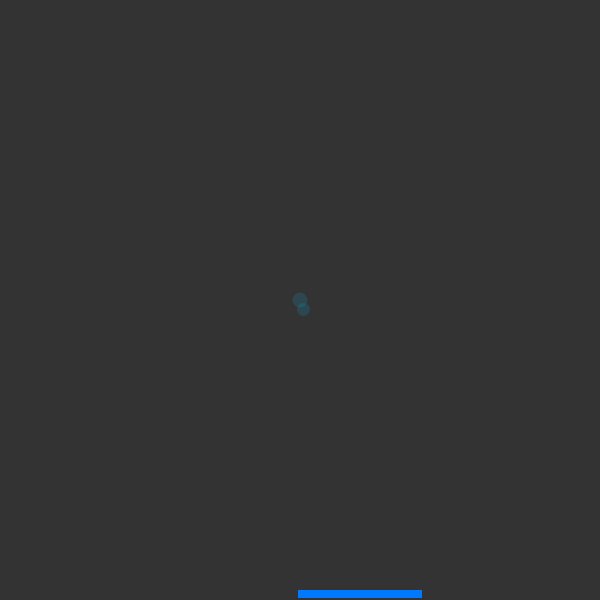
Frame 1 (no input)
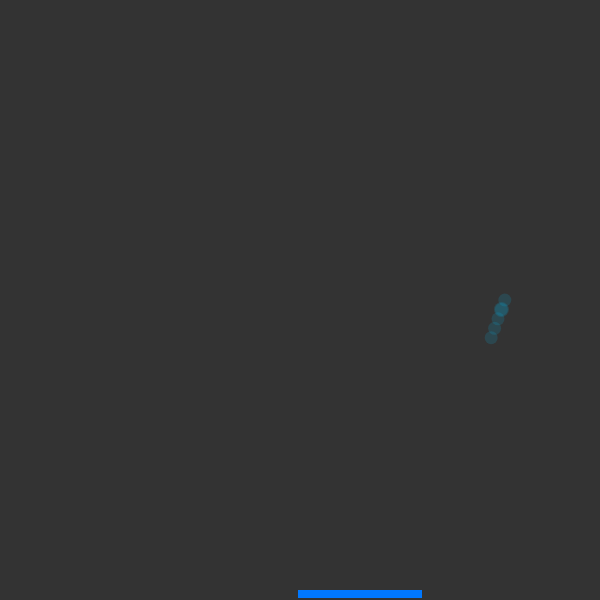
Frame 60 (no input)
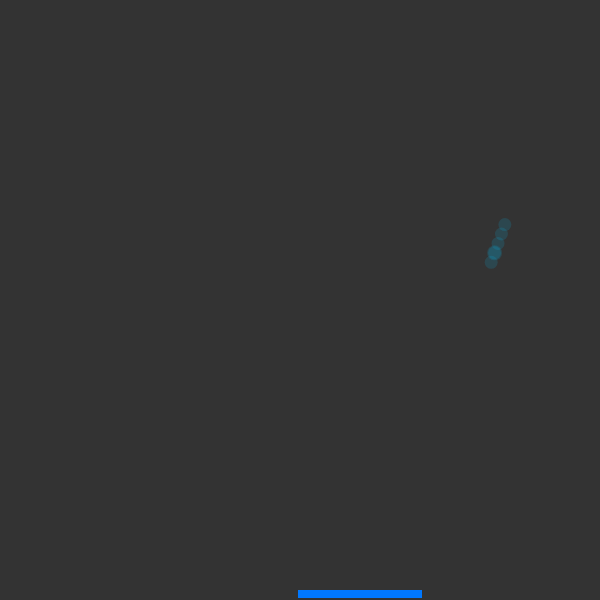
Frame 120 (the mouse pressed at the canvas centre since frame 60)

The p5.js sketch that drew these frames (run headless with seeded random() and noise() and a simulated clock; from frame 60 on, the mouse is pressed at the canvas centre):

// p5.js sketch
// ── sketch.js
var player;
var ball;
var score = 0;
function setup() {
  createCanvas(600, 600);
  stroke(0, 120, 255);
  strokeWeight(4);
  player = new Player();
  ball = new Ball(player);
}

function draw() {
  background(51);
  player.show();
  player.move();
  ball.show();
  ball.move();
  ball.trail();
  ball.score();
}


function showScore(x, y, message){
  text(message, x, y);
}

function Player(){
  this.score = 0;
  this.pos = createVector(width/2, height-8)
  this.velocityx = createVector(-5, 0)
  this.show = function(){
    rect(this.pos.x,this.pos.y , 120, 4);
  }
  this.move = function(){
    if(keyIsDown(LEFT_ARROW)){
      this.pos.add(this.velocityx);
    }
    if(keyIsDown(RIGHT_ARROW)){
      this.pos.sub(this.velocityx);
    }
  }
}


function Ball(player){
  this.player = player;
  this.pos = createVector(width/2, height/2)
  this.pathtravelled = [];
  this.v = createVector(0, random(8, 10))
  // this.g = createVector(0, 0.5);
  this.vx = createVector(random(3, 5), 0)
  this.col = color(0, 200, 255, 35)

this.show = function(){
    push();
    fill(this.col);
    noStroke();
    ellipse(this.pos.x, this.pos.y, 15, 15);
    pop();
  }

  this.move = function(){
    this.pos.add(this.v);
    this.pos.add(this.vx);
    // this.v.add(this.g);
    console.log(this.player.pos.y)
    if(this.pos.y > height || this.pos.y < 0){
      this.v.mult(-1);
    }else if(this.pos.x > width || this.pos.x < 0){
      this.vx.mult(-1);
    }else if(this.pos.y > this.player.pos.y - 17 && this.pos.x > this.player.pos.x && this.pos.x < this.player.pos.x + 120){
      this.v.mult(-1);
    }
    this.pathtravelled.push(createVector(this.pos.x, this.pos.y));
    if(this.pathtravelled.length > 5){
      this.pathtravelled.splice(0, 1);
    }
  }
  this.score = function(){
    if(this.pos.y > height - 23){
      score += 1;
      showScore(20, 20, score);
      console.log("HIT")
    }
  }
  this.trail = function(){
    for(var i =0; i < this.pathtravelled.length ; i++){
      var p = this.pathtravelled[i];
      push();
      fill(this.col);
      noStroke();
      ellipse(p.x, p.y, 13,13);
      pop();
    }
  }
}
